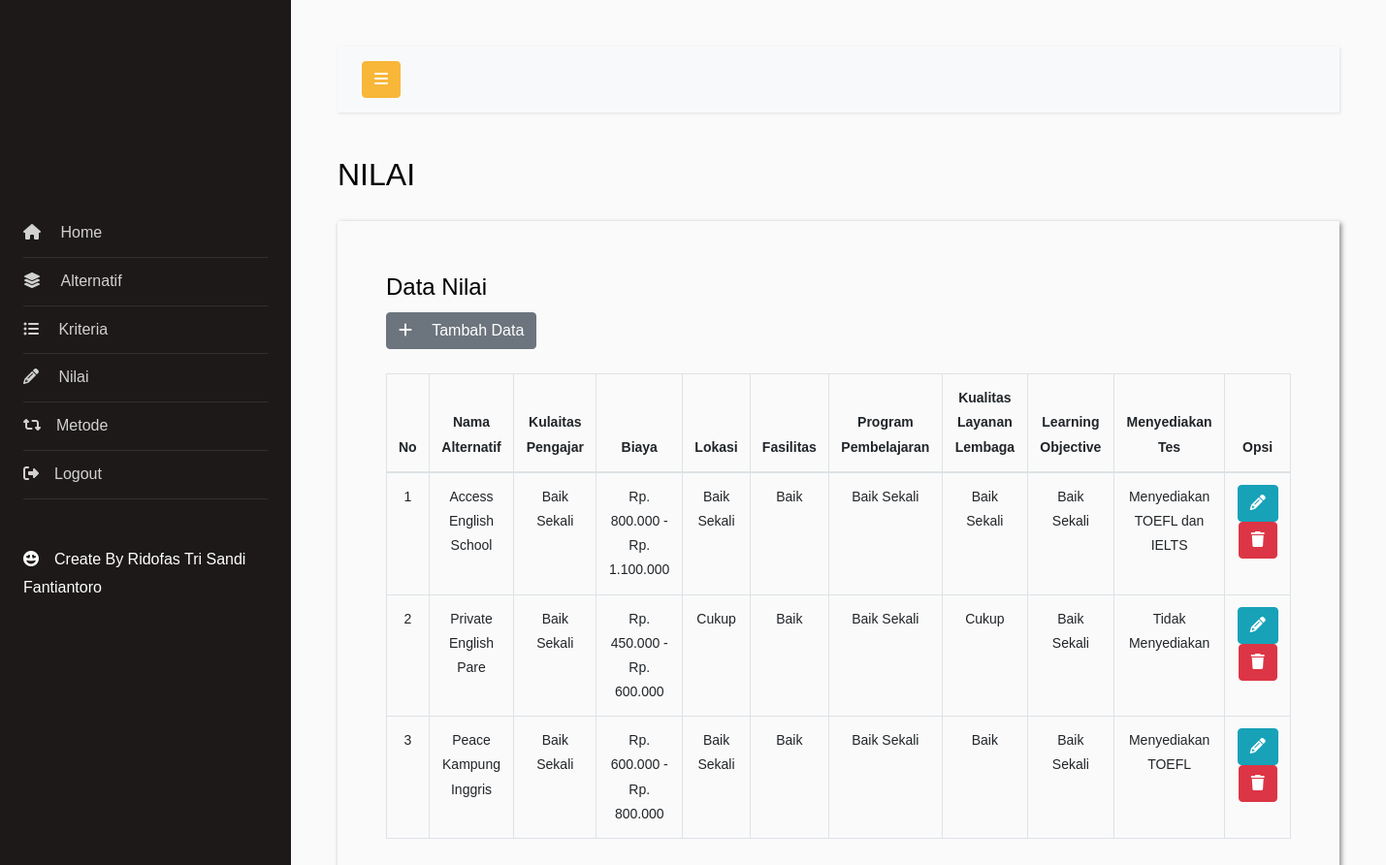
Screenshot of /admin/nilai.php (signed in) with the database file from the repository.
### tables this page shows
CREATE TABLE `tbl_kriteria` (
  `id_kriteria` int(11) NOT NULL,
  `nama_kriteria` varchar(50) NOT NULL,
  `bobot_kriteria` double NOT NULL,
  `status` varchar(50) DEFAULT NULL
);

CREATE TABLE `tbl_alternatif` (
  `id_alternatif` int(11) NOT NULL,
  `nama_alternatif` varchar(50) NOT NULL,
  `vektor_s` double NOT NULL,
  `vektor_v` double NOT NULL,
  `rangking` int(11) NOT NULL
);

### admin/nilai.php (the view, shortened to what this page needs)
<?php
include 'header.php';
?>
<h2 class="mb-4">NILAI</h2>
<div class="panel panel-container" style="padding: 50px; box-shadow: 2px 2px 5px #888888;">
    <h4>Data Nilai</h4>
    <a href="nilai-aksi.php?aksi=tambah" class="btn btn-secondary"><i class="fas fa-plus"></i>&emsp; Tambah
        Data</a>
    <br><br>
    <div class="table-responsive">
        <table class="table table-bordered">
            <thead>
                <tr>
                    <th class="text-center">No</th>
                    <th class="text-center">Nama Alternatif</th>
                    <?php
                    $data = mysqli_query($conn, "SELECT * FROM tbl_kriteria ORDER BY id_kriteria");
                    while($a=mysqli_fetch_array($data)){
                        echo "<th class='text-center'>$a[nama_kriteria]</th>";
                    }
                    ?>
                    <th class="text-center">Opsi</th>
                </tr>
            </thead>
            <tbody>
                <?php
                 $query = mysqli_query($conn, "SELECT * FROM tbl_alternatif order by id_alternatif");
                 $no=1;
                 while($result = mysqli_fetch_array($query)) {
                    $nomor = $no++;
                    $kode = $result['id_alternatif'];
                    $nama = $result['nama_alternatif'];
                    echo "<tr>
                    <td class='text-center'>$nomor</td>
                    <td class='text-center'>$nama</td>
                    ";
                    $query1 = mysqli_query($conn, "SELECT a.nama_subkriteria as nama_sub FROM
                    tbl_subkriteria a, tbl_nilai b WHERE b.id_alternatif='".$kode."' AND
                    a.id_subkriteria=b.id_subkriteria ORDER BY b.id_kriteria");
                    while($b=mysqli_fetch_array($query1)) {
                        echo "<td class='text-center'>$b[nama_sub]</td>";
                    }
                    ?>
                <td class="text-center">
                    <a href="nilai-aksi.php?id_alternatif=<?php echo $result['id_alternatif'] ?> &
                        aksi=ubah" class="btn btn-info"><i class="fas fa-pencil"></i></a>
                    <a href="nilai-proses.php?id_alternatif=<?php echo $result['id_alternatif'] ?> &
                        proses=proses-hapus" class="btn btn-danger"><i class="fas fa-trash"></i></a>
                </td>
                </tr>
                <?php }
                ?>
            </tbody>
        </table>
    </div>
</div>

### rows the page displays
tbl_kriteria: nama_kriteria "Kulaitas Pengajar"
tbl_kriteria: nama_kriteria "Biaya"
tbl_kriteria: nama_kriteria "Lokasi"
tbl_kriteria: nama_kriteria "Fasilitas"
tbl_kriteria: nama_kriteria "Program Pembelajaran"
tbl_kriteria: nama_kriteria "Kualitas Layanan Lembaga"
tbl_kriteria: nama_kriteria "Learning Objective"
tbl_kriteria: nama_kriteria "Menyediakan Tes"
tbl_alternatif: nomor "1", nama_alternatif "Access English School", b "Baik Sekali", b "Rp. 800.000 - Rp. 1.100.000", b "Baik", b "Menyediakan TOEFL dan IELTS"
tbl_alternatif: nomor "2", nama_alternatif "Private English Pare", b "Baik Sekali", b "Rp. 450.000 - Rp. 600.000", b "Cukup", b "Baik", b "Tidak Menyediakan"
tbl_alternatif: nomor "3", nama_alternatif "Peace Kampung Inggris", b "Baik Sekali", b "Rp. 600.000 - Rp. 800.000", b "Baik", b "Menyediakan TOEFL"
